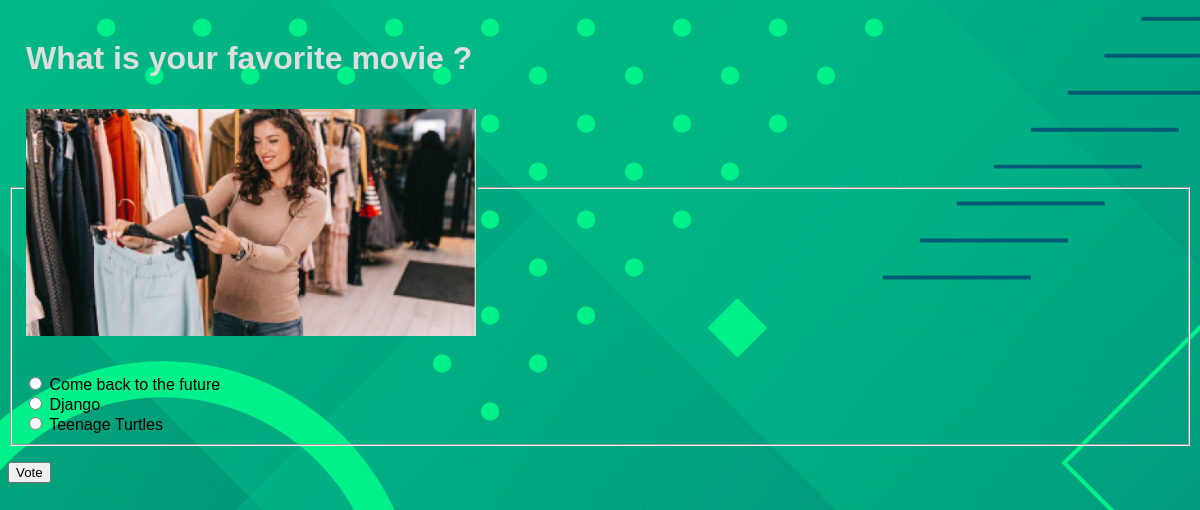
The app's page /polls/8/ with its own data.
### polls/models.py (models this page shows, shortened)
class Question(models.Model):
    question_text = RichTextUploadingField(max_length=1000)
    pub_date = models.DateTimeField("date published")

class Choice(models.Model):
    question = models.ForeignKey(Question, on_delete=models.CASCADE)
    choice_text = models.CharField(max_length=200)
    votes = models.IntegerField(default=0)

### polls/views.py (the view)
# urls.py: path("<int:pk>/", views.DetailView.as_view(), name="detail"),
class DetailView(generic.DetailView):
    model = Question
    template_name = "polls/detail.html"

### polls/templates/polls/detail.html (shortened to what this page needs)
{% load static %}
<link rel="stylesheet" href="{% static 'polls/style.css' %}">
<form action="{% url 'polls:vote' question.id %}" method="post">
    <fieldset>
        <legend><h1>{{ question.question_text|safe }}</h1></legend>
        {% for choice in question.choice_set.all %}
            <input type="radio" name="choice" id="choice{{ forloop.counter }}" value="{{ choice.id }}">
            <label for="choice{{ forloop.counter }}">{{ choice.choice_text }}</label><br>
        {% endfor %}
    </fieldset>
    <input type="submit" value="Vote">
    </form>

### polls/static/polls/style.css (style rules this page uses)
h1 { color: darkblue }
h1, h2 { color: #333399; }
p, a { color: #665544 }

### records on screen
Question: question_text "What is your favorite movie ?", question_text (picture)
Choice: choice_text "Come back to the future"
Choice: choice_text "Django"
Choice: choice_text "Teenage Turtles"
